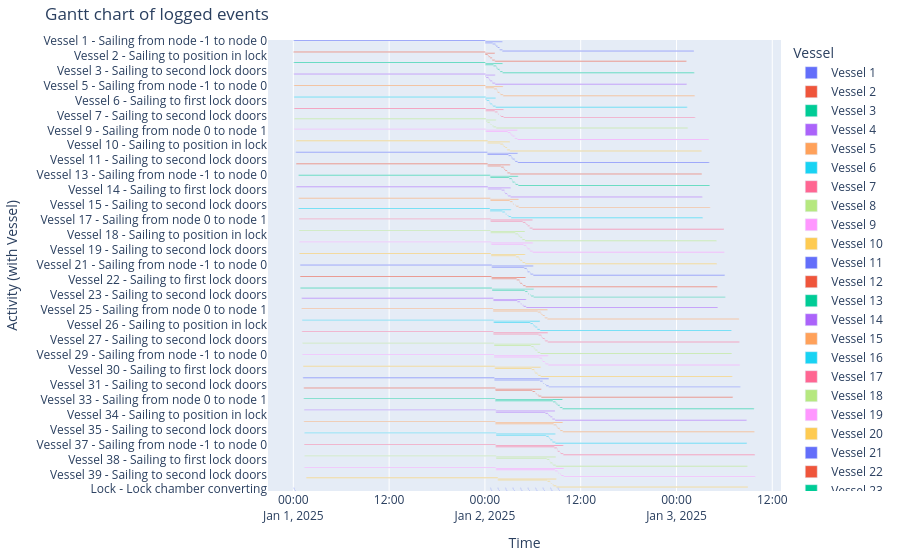

The cell this chart's notebook holds for it:
### Markdown cell above
#### Gantt chart of event table

### Code cell
df_eventtable = opentnsim.core.logutils.logbook2eventtable([*vessels, lock])
fig = generate_vessel_gantt_chart(df_eventtable)
